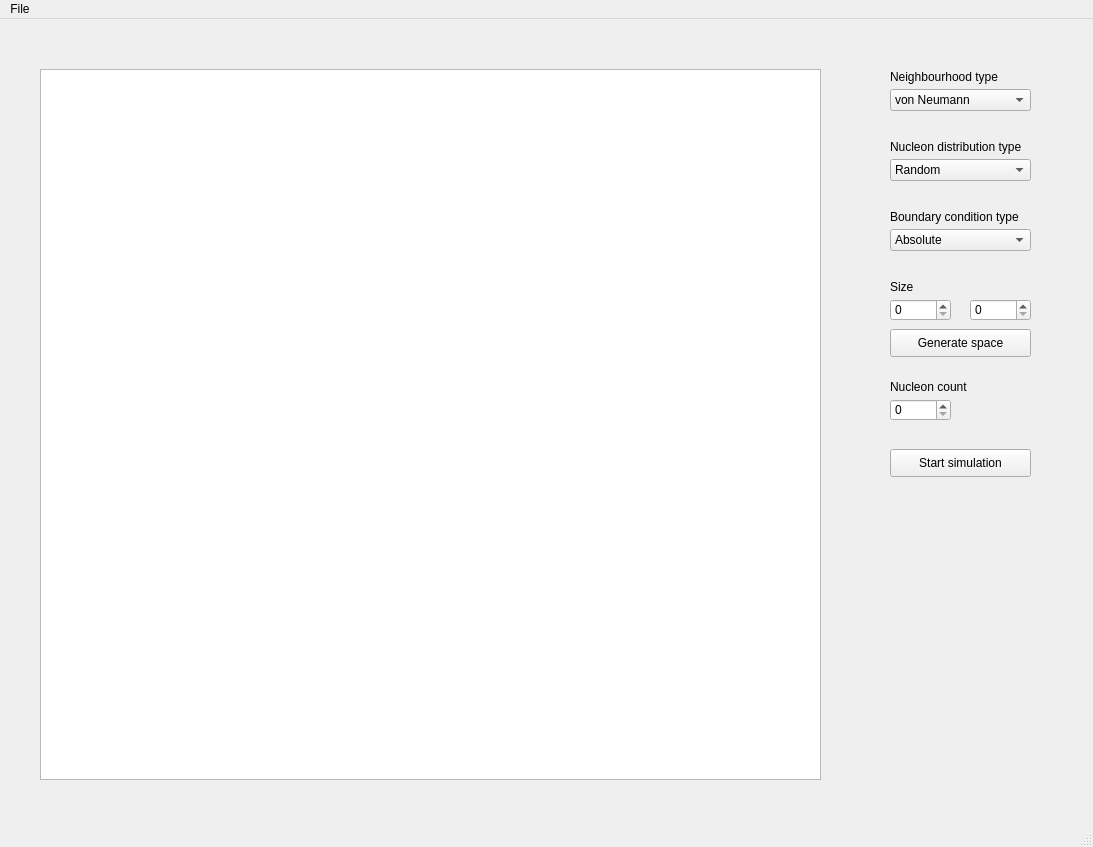
<?xml version="1.0" encoding="UTF-8"?>
<ui version="4.0">
 <class>MainWindow</class>
 <widget class="QMainWindow" name="MainWindow">
  <property name="geometry">
   <rect>
    <x>0</x>
    <y>0</y>
    <width>1093</width>
    <height>847</height>
   </rect>
  </property>
  <property name="windowTitle">
   <string>MainWindow</string>
  </property>
  <widget class="QWidget" name="centralwidget">
   <widget class="QGraphicsView" name="canvas">
    <property name="geometry">
     <rect>
      <x>40</x>
      <y>50</y>
      <width>781</width>
      <height>711</height>
     </rect>
    </property>
   </widget>
   <widget class="QComboBox" name="comboBox_neighourhood">
    <property name="geometry">
     <rect>
      <x>890</x>
      <y>70</y>
      <width>141</width>
      <height>22</height>
     </rect>
    </property>
    <item>
     <property name="text">
      <string>von Neumann</string>
     </property>
    </item>
    <item>
     <property name="text">
      <string>Moore</string>
     </property>
    </item>
    <item>
     <property name="text">
      <string>Pentagonal</string>
     </property>
    </item>
    <item>
     <property name="text">
      <string>Hexagonal</string>
     </property>
    </item>
   </widget>
   <widget class="QLabel" name="label">
    <property name="geometry">
     <rect>
      <x>890</x>
      <y>50</y>
      <width>141</width>
      <height>16</height>
     </rect>
    </property>
    <property name="text">
     <string>Neighbourhood type</string>
    </property>
   </widget>
   <widget class="QLabel" name="label_2">
    <property name="geometry">
     <rect>
      <x>890</x>
      <y>120</y>
      <width>151</width>
      <height>16</height>
     </rect>
    </property>
    <property name="text">
     <string>Nucleon distribution type</string>
    </property>
   </widget>
   <widget class="QComboBox" name="comboBox_distribution">
    <property name="geometry">
     <rect>
      <x>890</x>
      <y>140</y>
      <width>141</width>
      <height>22</height>
     </rect>
    </property>
    <item>
     <property name="text">
      <string>Random</string>
     </property>
    </item>
    <item>
     <property name="text">
      <string>Custom</string>
     </property>
    </item>
    <item>
     <property name="text">
      <string>Regular</string>
     </property>
    </item>
   </widget>
   <widget class="QLabel" name="label_3">
    <property name="geometry">
     <rect>
      <x>890</x>
      <y>190</y>
      <width>151</width>
      <height>16</height>
     </rect>
    </property>
    <property name="text">
     <string>Boundary condition type</string>
    </property>
   </widget>
   <widget class="QComboBox" name="comboBox_boundaries">
    <property name="geometry">
     <rect>
      <x>890</x>
      <y>210</y>
      <width>141</width>
      <height>22</height>
     </rect>
    </property>
    <item>
     <property name="text">
      <string>Absolute</string>
     </property>
    </item>
    <item>
     <property name="text">
      <string>Periodic</string>
     </property>
    </item>
   </widget>
   <widget class="QLabel" name="label_4">
    <property name="geometry">
     <rect>
      <x>890</x>
      <y>260</y>
      <width>55</width>
      <height>16</height>
     </rect>
    </property>
    <property name="text">
     <string>Size</string>
    </property>
   </widget>
   <widget class="QSpinBox" name="spinBox_width">
    <property name="geometry">
     <rect>
      <x>890</x>
      <y>280</y>
      <width>61</width>
      <height>22</height>
     </rect>
    </property>
   </widget>
   <widget class="QSpinBox" name="spinBox_height">
    <property name="geometry">
     <rect>
      <x>970</x>
      <y>280</y>
      <width>61</width>
      <height>22</height>
     </rect>
    </property>
   </widget>
   <widget class="QLabel" name="label_5">
    <property name="geometry">
     <rect>
      <x>890</x>
      <y>360</y>
      <width>131</width>
      <height>16</height>
     </rect>
    </property>
    <property name="text">
     <string>Nucleon count</string>
    </property>
   </widget>
   <widget class="QSpinBox" name="spinBox_nucleon_count">
    <property name="geometry">
     <rect>
      <x>890</x>
      <y>380</y>
      <width>61</width>
      <height>22</height>
     </rect>
    </property>
    <property name="maximum">
     <number>30</number>
    </property>
   </widget>
   <widget class="QPushButton" name="pushButton">
    <property name="geometry">
     <rect>
      <x>890</x>
      <y>310</y>
      <width>141</width>
      <height>28</height>
     </rect>
    </property>
    <property name="text">
     <string>Generate space</string>
    </property>
   </widget>
   <widget class="QPushButton" name="pushButton_start">
    <property name="geometry">
     <rect>
      <x>890</x>
      <y>430</y>
      <width>141</width>
      <height>28</height>
     </rect>
    </property>
    <property name="text">
     <string>Start simulation</string>
    </property>
   </widget>
  </widget>
  <widget class="QMenuBar" name="menubar">
   <property name="geometry">
    <rect>
     <x>0</x>
     <y>0</y>
     <width>1093</width>
     <height>26</height>
    </rect>
   </property>
   <widget class="QMenu" name="menuFile">
    <property name="title">
     <string>File</string>
    </property>
    <addaction name="actionSave_picture_as"/>
    <addaction name="actionExit"/>
   </widget>
   <addaction name="menuFile"/>
  </widget>
  <widget class="QStatusBar" name="statusbar"/>
  <action name="actionSave_picture_as">
   <property name="text">
    <string>Save picture as</string>
   </property>
  </action>
  <action name="actionExit">
   <property name="text">
    <string>Exit</string>
   </property>
  </action>
 </widget>
 <resources/>
 <connections/>
</ui>
